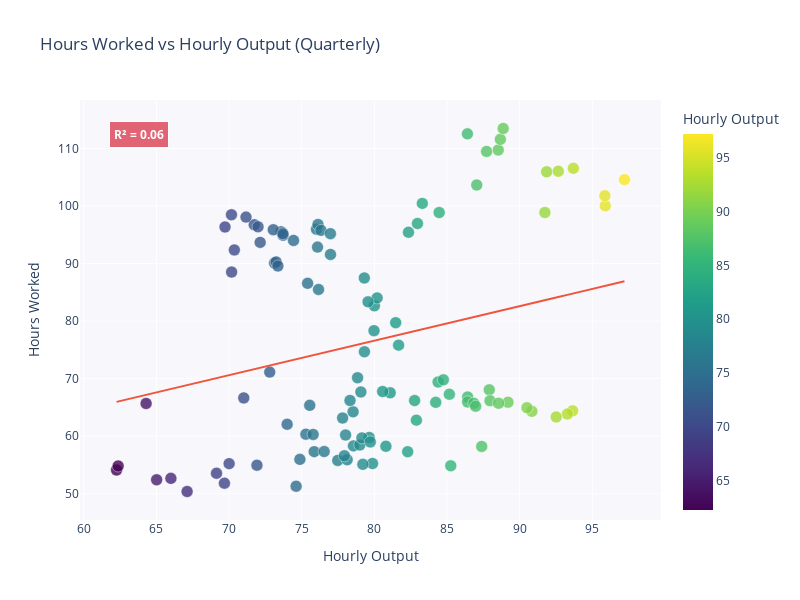

This figure's notebook cell:
### Code cell
r2 = result.rvalue ** 2

fig = px.scatter(
    df,
    x='Hourly Output',
    y='Hours Worked',
    color='Hourly Output',              
    color_continuous_scale=pc.sequential.Viridis,
    trendline='ols',
    title='Hours Worked vs Hourly Output (Quarterly)',
    labels={
        'Hourly Output': 'Hourly Output',
        'Hours Worked': 'Hours Worked'
    },
    hover_data={
        'Hourly Output': ':.1f',
        'Hours Worked': ':.1f'
    }
)

fig.update_traces(marker=dict(size=12, line=dict(width=0.5, color='white'), opacity=0.8))

fig.add_annotation(
    x=0.05, y=0.95,
    xref="paper", yref="paper",
    text=f"<b>R² = {r2:.2f}</b>",
    showarrow=False,
    bgcolor="rgba(219, 64, 82, 0.8)",
    font=dict(color="white", size=12),
    bordercolor="white",
    borderwidth=1,
    borderpad=4
)

fig.update_layout(
    height=600,
    width=800,
    plot_bgcolor='rgba(240, 240, 250, 0.5)',
    font=dict(size=12)
)

fig.show()
